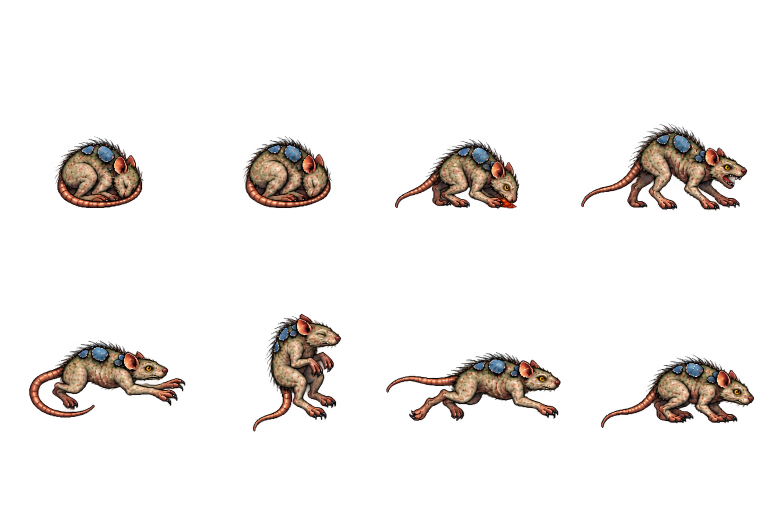
#> input picture art/new/M1-M7_catalog_pdf/M1_crawler_actions.png, 1536 x 1024 px (shown at 1/2 size)
$ python cut_chars.py ../../art/new/M1-M7_catalog_pdf/M1_crawler_actions.png ../../art/new/M1-M7_catalog_pdf/M2_einstein_moves.png
#> lines starting #> are read from the running program, lines starting #| are printed output that depends on the picture
"""Cut the painted Mira and Einstein out of the concept, to use as placeholders until their sheets arrive.
Pixel-art figures have a dark outline: flood-fill the background from the box edges through everything that is not
outline-dark; what stays unfilled is the figure."""
import numpy as np, sys
from PIL import Image
from collections import deque

def cut(img, box, dark=58, out=None):
    x0, y0, x1, y1 = box
    a = np.asarray(img.crop(box).convert("RGB")).astype(int)
    h, w, _ = a.shape
    lum = 0.299 * a[..., 0] + 0.587 * a[..., 1] + 0.114 * a[..., 2]
    wall = lum < dark
    bg = np.zeros((h, w), bool)
    q = deque()
    for x in range(w):
        for y in (0, h - 1):
            if not wall[y, x]: q.append((y, x)); bg[y, x] = True
    for y in range(h):
        for x in (0, w - 1):
            if not wall[y, x] and not bg[y, x]: q.append((y, x)); bg[y, x] = True
    while q:
        y, x = q.popleft()
        for dy, dx in ((1, 0), (-1, 0), (0, 1), (0, -1)):
            ny, nx = y + dy, x + dx
            if 0 <= ny < h and 0 <= nx < w and not bg[ny, nx] and not wall[ny, nx]:
                bg[ny, nx] = True; q.append((ny, nx))
    fg = ~bg
    # Drop isolated dark specks of the cobblestone joints: keep the biggest connected blob only.
    lab = np.zeros((h, w), int); best = (0, 0); n = 0
    for y in range(h):
        for x in range(w):
            if fg[y, x] and not lab[y, x]:
                n += 1; size = 0; q.append((y, x)); lab[y, x] = n
                while q:
                    cy, cx = q.popleft(); size += 1
                    for dy, dx in ((1, 0), (-1, 0), (0, 1), (0, -1)):
                        ny, nx = cy + dy, cx + dx
                        if 0 <= ny < h and 0 <= nx < w and fg[ny, nx] and not lab[ny, nx]:
                            lab[ny, nx] = n; q.append((ny, nx))
                if size > best[1]: best = (n, size)
    fg = lab == best[0]
    rgba = np.dstack([a, np.where(fg, 255, 0)]).astype(np.uint8)
    im = Image.fromarray(rgba, "RGBA")
    return im.crop(im.getbbox())

if __name__ == "__main__":
    img = Image.open(sys.argv[1]); out = sys.argv[2]
#> further down, img is the input picture: PIL image 1536x1024 RGBA; mean R, G, B, A 36.2, 24.5, 18.8, 25.5
    for name, box in {"mira": (604, 496, 670, 614), "einstein": (694, 488, 776, 614)}.items():
        c = cut(img, box)
        c.save(f"{out}/{name}_cut.png")
        big = c.resize((c.width * 4, c.height * 4), Image.NEAREST)
        bg = Image.new("RGBA", big.size, (90, 40, 110, 255)); bg.alpha_composite(big); bg.save(f"{out}/{name}_preview.png")
#> this loop made 2 passes
#> pass 1, in cut, `a = np.asarray(img.crop(box).convert("RGB")).astype(int)`:
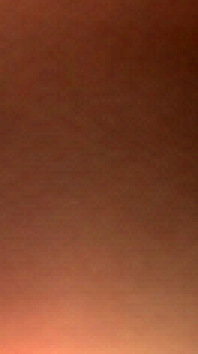
#> a: shape (118, 66, 3) int64 (shown 3 times larger); mean R, G, B 38.3, 24, 17.9; drawn with min black and max white
#> pass 1, in cut, `lum = 0.299 * a[..., 0] + 0.587 * a[..., 1] + 0.114 * a[..., 2]`:
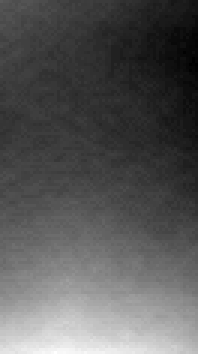
#> lum: shape (118, 66) float64 (shown 3 times larger); min 15.72, max 50.34, mean 27.6; drawn with min black and max white
#> pass 1, in cut, `rgba = np.dstack([a, np.where(fg, 255, 0)]).astype(np.uint8)`:
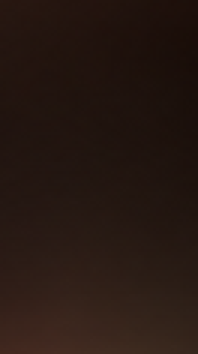
#> rgba: shape (118, 66, 4) (shown 3 times larger); mean R, G, B, A 38.3, 24, 17.9, 255
#> after the loop:
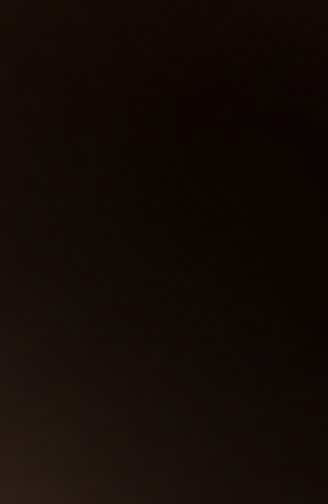
#> bg: PIL image 328x504 RGBA; mean R, G, B, A 18.9, 10.2, 6.1, 255
    print("ok")

# [49 lines left out: functions grab, union_cut, cut_mask, _flood_fg, not called in this run]

$ run again, on art/new/M1-M7_catalog_pdf/M3_beam.png
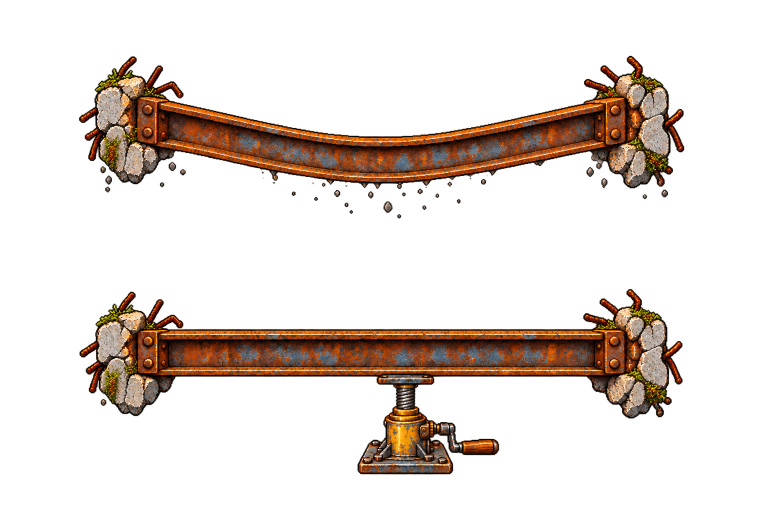
#> input picture art/new/M1-M7_catalog_pdf/M3_beam.png, 1536 x 1024 px (shown at 1/2 size)
#> img is the input picture: PIL image 1536x1024 RGBA; mean R, G, B, A 54, 30.4, 13.9, 50.3
#> the loop `for name, box in {"mira": (604, 496, 670, 614), "einstein": (694, 488,..` made 2 passes
#> pass 1, in cut, `rgba = np.dstack([a, np.where(fg, 255, 0)]).astype(np.uint8)`:
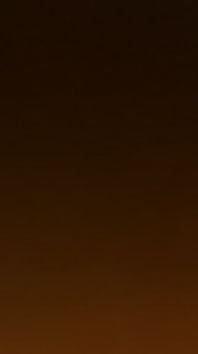
#> rgba: shape (118, 66, 4) (shown 3 times larger); mean R, G, B, A 47.4, 22.2, 1.5, 255
#> after the loop `for name, box in {"mira": (604, 496, 670, 614), "einstein": (694, 488,..`:
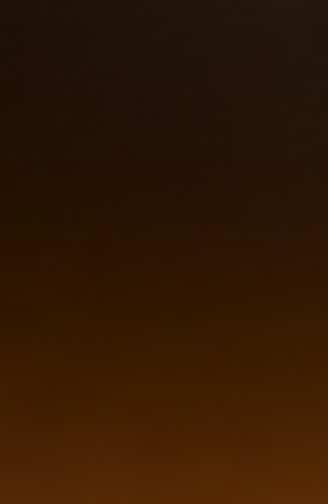
#> bg: PIL image 328x504 RGBA; mean R, G, B, A 49.4, 24.2, 3.9, 255

$ run again, on art/new/M1-M7_catalog_pdf/M4_walkway_hole.png
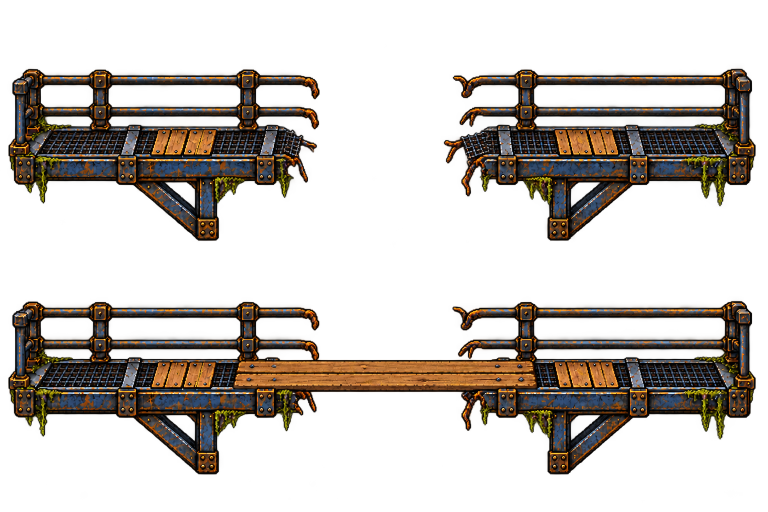
#> input picture art/new/M1-M7_catalog_pdf/M4_walkway_hole.png, 1536 x 1024 px (shown at 1/2 size)
#> img is the input picture: PIL image 1536x1024 RGBA; mean R, G, B, A 46.7, 34.1, 20.9, 74.3
#> the loop `for name, box in {"mira": (604, 496, 670, 614), "einstein": (694, 488,..` made 2 passes
#> pass 1, in cut, `lum = 0.299 * a[..., 0] + 0.587 * a[..., 1] + 0.114 * a[..., 2]`:
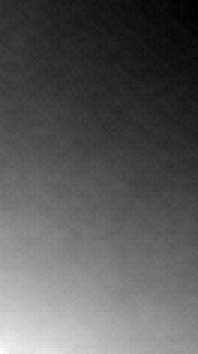
#> lum: shape (118, 66) float64 (shown 3 times larger); min 5.34, max 54.86, mean 22.7; drawn with min black and max white
#> pass 1, in cut, `rgba = np.dstack([a, np.where(fg, 255, 0)]).astype(np.uint8)`:
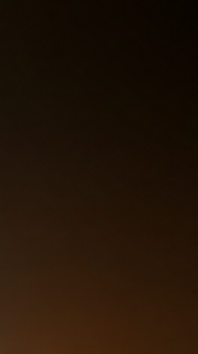
#> rgba: shape (118, 66, 4) (shown 3 times larger); mean R, G, B, A 34.7, 19.8, 6.6, 255

$ run again, on art/new/M1-M7_catalog_pdf/M5_laundry_props.png
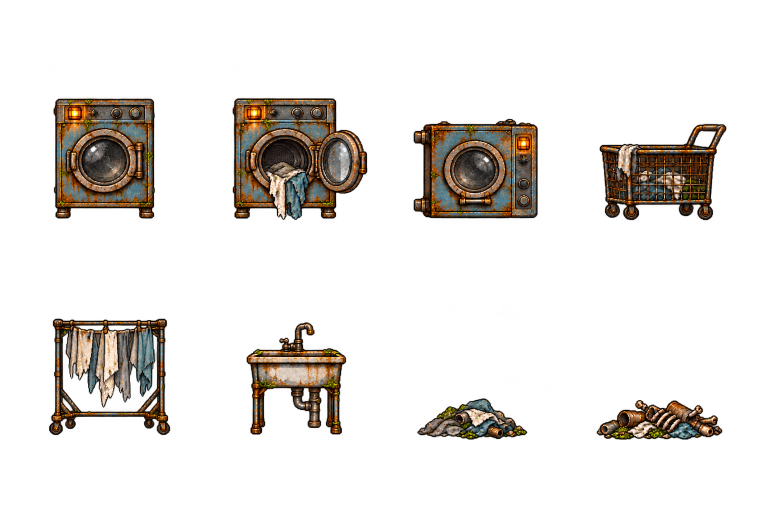
#> input picture art/new/M1-M7_catalog_pdf/M5_laundry_props.png, 1536 x 1024 px (shown at 1/2 size)
#> img is the input picture: PIL image 1536x1024 RGBA; mean R, G, B, A 40.2, 30, 18.7, 40.9
#> the loop `for name, box in {"mira": (604, 496, 670, 614), "einstein": (694, 488,..` made 2 passes
#> pass 1, in cut, `a = np.asarray(img.crop(box).convert("RGB")).astype(int)`:
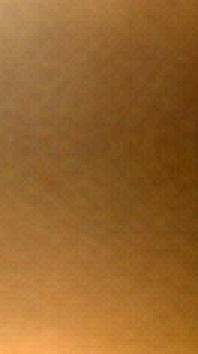
#> a: shape (118, 66, 3) int64 (shown 3 times larger); mean R, G, B 31.1, 22.6, 12.8; drawn with min black and max white
#> pass 1, in cut, `lum = 0.299 * a[..., 0] + 0.587 * a[..., 1] + 0.114 * a[..., 2]`:
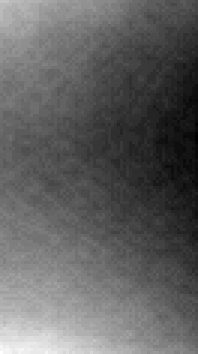
#> lum: shape (118, 66) float64 (shown 3 times larger); min 15.18, max 38.29, mean 24; drawn with min black and max white
